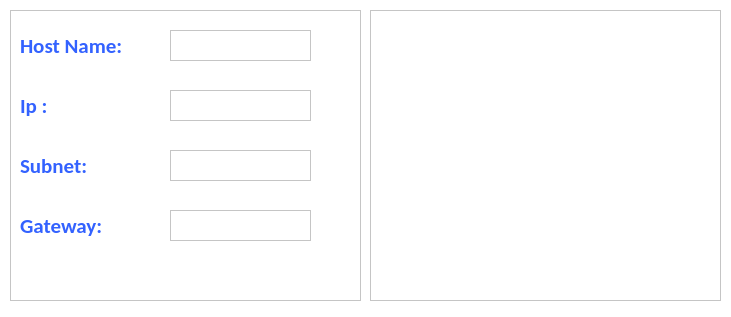
<?xml version="1.0" encoding="UTF-8"?>
<ui version="4.0">
 <class>Dialog</class>
 <widget class="QDialog" name="Dialog">
  <property name="geometry">
   <rect>
    <x>0</x>
    <y>0</y>
    <width>731</width>
    <height>317</height>
   </rect>
  </property>
  <property name="windowTitle">
   <string>Dialog</string>
  </property>
  <property name="styleSheet">
   <string notr="true">background-color: rgb(255, 255, 255);</string>
  </property>
  <widget class="QLabel" name="hostname">
   <property name="geometry">
    <rect>
     <x>20</x>
     <y>30</y>
     <width>111</width>
     <height>31</height>
    </rect>
   </property>
   <property name="font">
    <font>
     <family>Calibri</family>
     <pointsize>16</pointsize>
     <weight>75</weight>
     <bold>true</bold>
    </font>
   </property>
   <property name="styleSheet">
    <string notr="true">color: rgb(51, 98, 255);</string>
   </property>
   <property name="text">
    <string>Host Name:</string>
   </property>
  </widget>
  <widget class="QLabel" name="ip">
   <property name="geometry">
    <rect>
     <x>20</x>
     <y>90</y>
     <width>111</width>
     <height>31</height>
    </rect>
   </property>
   <property name="font">
    <font>
     <family>Calibri</family>
     <pointsize>16</pointsize>
     <weight>75</weight>
     <bold>true</bold>
    </font>
   </property>
   <property name="styleSheet">
    <string notr="true">color: rgb(51, 98, 255);</string>
   </property>
   <property name="text">
    <string>Ip :</string>
   </property>
  </widget>
  <widget class="QLabel" name="subnet">
   <property name="geometry">
    <rect>
     <x>20</x>
     <y>150</y>
     <width>111</width>
     <height>31</height>
    </rect>
   </property>
   <property name="font">
    <font>
     <family>Calibri</family>
     <pointsize>16</pointsize>
     <weight>75</weight>
     <bold>true</bold>
    </font>
   </property>
   <property name="styleSheet">
    <string notr="true">color: rgb(51, 98, 255);</string>
   </property>
   <property name="text">
    <string>Subnet:</string>
   </property>
  </widget>
  <widget class="QLabel" name="gateway">
   <property name="geometry">
    <rect>
     <x>20</x>
     <y>210</y>
     <width>111</width>
     <height>31</height>
    </rect>
   </property>
   <property name="font">
    <font>
     <family>Calibri</family>
     <pointsize>16</pointsize>
     <weight>75</weight>
     <bold>true</bold>
    </font>
   </property>
   <property name="styleSheet">
    <string notr="true">color: rgb(51, 98, 255);</string>
   </property>
   <property name="text">
    <string>Gateway:</string>
   </property>
  </widget>
  <widget class="QTextEdit" name="hostn_edit">
   <property name="geometry">
    <rect>
     <x>170</x>
     <y>30</y>
     <width>141</width>
     <height>31</height>
    </rect>
   </property>
   <property name="font">
    <font>
     <family>Calibri</family>
     <pointsize>12</pointsize>
     <weight>75</weight>
     <bold>true</bold>
    </font>
   </property>
  </widget>
  <widget class="QTextEdit" name="ip_edit">
   <property name="geometry">
    <rect>
     <x>170</x>
     <y>90</y>
     <width>141</width>
     <height>31</height>
    </rect>
   </property>
   <property name="font">
    <font>
     <family>Calibri</family>
     <pointsize>12</pointsize>
     <weight>75</weight>
     <bold>true</bold>
    </font>
   </property>
  </widget>
  <widget class="QTextEdit" name="subnet_edit">
   <property name="geometry">
    <rect>
     <x>170</x>
     <y>150</y>
     <width>141</width>
     <height>31</height>
    </rect>
   </property>
   <property name="font">
    <font>
     <family>Calibri</family>
     <pointsize>12</pointsize>
     <weight>75</weight>
     <bold>true</bold>
    </font>
   </property>
  </widget>
  <widget class="QTextEdit" name="gateway_edit">
   <property name="geometry">
    <rect>
     <x>170</x>
     <y>210</y>
     <width>141</width>
     <height>31</height>
    </rect>
   </property>
   <property name="font">
    <font>
     <family>Calibri</family>
     <pointsize>12</pointsize>
     <weight>75</weight>
     <bold>true</bold>
    </font>
   </property>
  </widget>
  <widget class="QFrame" name="frame">
   <property name="geometry">
    <rect>
     <x>10</x>
     <y>10</y>
     <width>351</width>
     <height>291</height>
    </rect>
   </property>
   <property name="frameShape">
    <enum>QFrame::StyledPanel</enum>
   </property>
   <property name="frameShadow">
    <enum>QFrame::Raised</enum>
   </property>
  </widget>
  <widget class="QFrame" name="frame_2">
   <property name="geometry">
    <rect>
     <x>370</x>
     <y>10</y>
     <width>351</width>
     <height>291</height>
    </rect>
   </property>
   <property name="frameShape">
    <enum>QFrame::StyledPanel</enum>
   </property>
   <property name="frameShadow">
    <enum>QFrame::Raised</enum>
   </property>
  </widget>
  <zorder>frame</zorder>
  <zorder>hostname</zorder>
  <zorder>ip</zorder>
  <zorder>subnet</zorder>
  <zorder>gateway</zorder>
  <zorder>hostn_edit</zorder>
  <zorder>ip_edit</zorder>
  <zorder>subnet_edit</zorder>
  <zorder>gateway_edit</zorder>
  <zorder>frame_2</zorder>
 </widget>
 <resources/>
 <connections/>
</ui>
